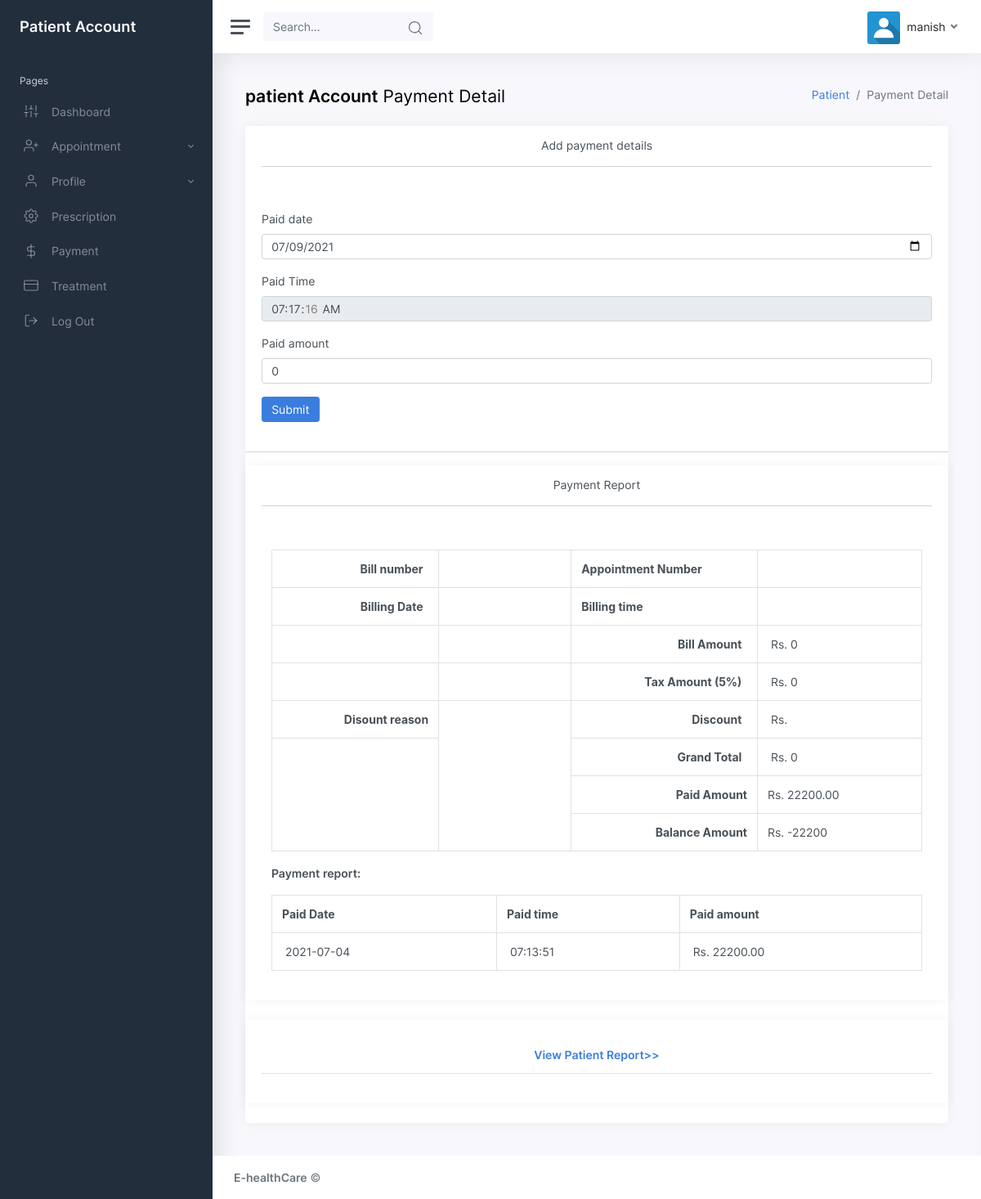
The app's page /users/payment.php (signed in) with its own data.
### tables this page shows
CREATE TABLE `patient` (
  `patientid` int(10) NOT NULL,
  `patientname` varchar(50) NOT NULL,
  `admissiondate` date NOT NULL,
  `admissiontime` time NOT NULL,
  `address` varchar(250) NOT NULL,
  `mobileno` varchar(15) NOT NULL,
  `city` varchar(25) NOT NULL,
  `pincode` varchar(20) NOT NULL,
  `loginid` varchar(50) NOT NULL,
  `password` varchar(25) NOT NULL,
  `bloodgroup` varchar(20) NOT NULL,
  `gender` varchar(10) NOT NULL,
  `dob` date NOT NULL,
  `status` varchar(10) NOT NULL
);

CREATE TABLE `payment` (
  `paymentid` int(10) NOT NULL,
  `patientid` int(10) NOT NULL,
  `appointmentid` int(10) NOT NULL,
  `paiddate` date NOT NULL,
  `paidtime` time NOT NULL,
  `paidamount` float(10,2) NOT NULL,
  `status` varchar(10) NOT NULL,
  `cardholder` varchar(50) NOT NULL,
  `cardnumber` int(25) NOT NULL,
  `cvvno` int(5) NOT NULL,
  `expdate` date NOT NULL
);

### users/viewpaymentreport.php (the view, shortened to what this page needs)
<?php
include("dbconnection.php");
?>
 <section class="container">
<?php
$sqlbilling_records ="SELECT * FROM billing WHERE appointmentid='$billappointmentid'";
$qsqlbilling_records = mysqli_query($con,$sqlbilling_records);
$rsbilling_records = mysqli_fetch_array($qsqlbilling_records);
?>
 	<table class=" table table-bordered">
 		 <tbody>
 			 <tr>
          <th scope="col"><div align="right">Bill number &nbsp; </div></th>
          <td><?php echo $rsbilling_records[billingid]; ?></td>
          <th>Appointment Number &nbsp;</th>
          <td><?php echo $rsbilling_records[appointmentid]; ?></td>
        </tr>
        <tr>
          <th width="442" scope="col" ><div align="right">Billing Date &nbsp; </div></th>
          <td width="413"><?php echo $rsbilling_records[billingdate]; ?></td>
          <th width="413">Billing time&nbsp; </th>
          	<td width="413"><?php echo $rsbilling_records[billingtime] ; ?></td>
        </tr>
		<tr>
          <th scope="col" align="right"></th>
          <td></td>
          <th scope="col"><div align="right">Bill Amount &nbsp; </div></th>
          <td><?php
		$billamt= 0;
?>
  &nbsp;Rs. <?php echo $billamt; ?></td>
        </tr>
        <tr>
          <th width="442" scope="col"><div align="right"></div></th>
          <td width="413">&nbsp;</td>
          <th width="442" scope="col"><div align="right">Tax Amount (5%) &nbsp; </div></th>
          <td width="413">&nbsp;Rs. <?php echo $taxamt = 5 * ($billamt / 100); ?></td>
       	</tr>
		<tr>
		  <th scope="col"><div align="right">Disount reason</div></th>
		  <td rowspan="4" valign="top"><?php echo $rsbilling_records[discountreason]; ?></td>
		  <th scope="col"><div align="right">Discount &nbsp; </div></th>
		  <td>&nbsp;Rs. <?php echo $rsbilling_records[discount]; ?></td>
	    </tr>
		<tr>
		  <th rowspan="3" scope="col">&nbsp;</th>
		  <th scope="col"><div align="right">Grand Total &nbsp; </div></th>
		  <td>&nbsp;Rs. <?php echo $grandtotal = ($billamt + $taxamt)  - $rsbilling_records[discount] ; ?></td>
	    </tr>
		<tr>
		  <th scope="col"><div align="right">Paid Amount </div></th>
		  <td>Rs. <?php
		  	$sqlpayment ="SELECT sum(paidamount) FROM payment where appointmentid='$billappointmentid'";
			$qsqlpayment = mysqli_query($con,$sqlpayment);
			$rspayment = mysqli_fetch_array($qsqlpayment);
			echo $rspayment[0];
		   ?></td>
	    </tr>
		<tr>
		  <th scope="col"><div align="right">Balance Amount</div></th>
		  <td>Rs. <?php echo $balanceamt = $grandtotal - $rspayment[0]  ; ?></td>
	    </tr>
      </tbody>
    </table>
   <p><strong>Payment report:</strong></p>
<?php
$sqlpayment = "SELECT * FROM payment where appointmentid='$billappointmentid'";
$qsqlpayment = mysqli_query($con,$sqlpayment);
if(mysqli_num_rows($qsqlpayment) == 0)
{
	echo "<strong>No transaction details found..</strong>";
}
else
{
?>
   <table class="table table-bordered">
     <tbody>
       <tr>
         <th scope="col">Paid Date</th>
         <th scope="col">Paid time</th>
         <th scope="col">Paid amount</th>
       </tr>
<?php
		while($rspayment = mysqli_fetch_array($qsqlpayment))
		{
		?>
			   <tr>
				 <td>&nbsp;<?php echo $rspayment[paiddate]; ?></td>
				 <td>&nbsp;<?php echo $rspayment[paidtime]; ?></td>
				 <td>&nbsp;Rs. <?php echo $rspayment[paidamount]; ?></td>
			   </tr>
		<?php
		}
?>
     </tbody>
   </table>
<?php
}
?>
</section>

### users/header.php (shortened to what this page needs)
<?php
include("dbconnection.php");
if(!isset($_SESSION['patientid']))
{
  echo "<script>window.location='patientlogin.php';</script>";
}
else
{
?>
  <?php
$sqlpatient = "SELECT * FROM patient WHERE patientid='$_SESSION[patientid]' ";
$qsqlpatient = mysqli_query($con,$sqlpatient);
$rspatient = mysqli_fetch_array($qsqlpatient);
?>
<nav class="navbar navbar-expand navbar-light navbar-bg">
				<a class="sidebar-toggle d-flex">
          <i class="hamburger align-self-center"></i>
        </a>
				<form class="d-none d-sm-inline-block">
					<div class="input-group input-group-navbar">
						<input type="text" class="form-control" placeholder="Search…" aria-label="Search" disabled="">
						<button class="btn" type="button">
              <i class="align-middle" data-feather="search"></i>
            </button>
					</div>
				</form>
				<div class="navbar-collapse collapse">
					<ul class="navbar-nav navbar-align">
						<li class="nav-item dropdown">
							<a class="nav-link dropdown-toggle d-none d-sm-inline-block" href="#" data-toggle="dropdown">
                <img src="img/avatars/Profile1.jpg" class="avatar img-fluid rounded mr-1" alt="Charles Hall" /> <span class="text-dark"><?php echo $rspatient[patientname]; ?></span>
              </a>
						</li>
					</ul>
				</div>
			</nav>
			<?php }?>

### records on screen
patient: patientname "manish"
payment: paiddate "2021-07-04", paidtime "07:13:51", paidamount "22200.00"

### other values on screen
$billamt "0"
$taxamt = 5 * ($billamt / 100) "0"
$grandtotal = ($billamt + $taxamt)  - $rsbilling_records[discount] "0"
$rspayment[0] "22200.00"
$balanceamt = $grandtotal - $rspayment[0] "-22200"
